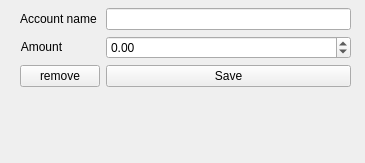
<?xml version="1.0" encoding="UTF-8"?>
<ui version="4.0">
 <class>Form</class>
 <widget class="QWidget" name="Form">
  <property name="geometry">
   <rect>
    <x>0</x>
    <y>0</y>
    <width>365</width>
    <height>163</height>
   </rect>
  </property>
  <property name="windowTitle">
   <string>Form</string>
  </property>
  <widget class="QWidget" name="formLayoutWidget">
   <property name="geometry">
    <rect>
     <x>20</x>
     <y>8</y>
     <width>331</width>
     <height>141</height>
    </rect>
   </property>
   <layout class="QFormLayout" name="formLayout">
    <item row="0" column="0">
     <widget class="QLabel" name="account_label">
      <property name="text">
       <string>Account name</string>
      </property>
     </widget>
    </item>
    <item row="0" column="1">
     <widget class="QLineEdit" name="accoun_name_lineEdit"/>
    </item>
    <item row="1" column="0">
     <widget class="QLabel" name="amount_label">
      <property name="text">
       <string>Amount</string>
      </property>
      <property name="textFormat">
       <enum>Qt::RichText</enum>
      </property>
      <property name="alignment">
       <set>Qt::AlignCenter</set>
      </property>
     </widget>
    </item>
    <item row="1" column="1">
     <widget class="QDoubleSpinBox" name="doubleSpinBox">
      <property name="minimum">
       <double>-100000000000000000000.000000000000000</double>
      </property>
      <property name="maximum">
       <double>1000000000000000000.000000000000000</double>
      </property>
     </widget>
    </item>
    <item row="2" column="0">
     <widget class="QPushButton" name="remove">
      <property name="text">
       <string>remove</string>
      </property>
     </widget>
    </item>
    <item row="2" column="1">
     <widget class="QPushButton" name="save_button">
      <property name="text">
       <string>Save</string>
      </property>
     </widget>
    </item>
   </layout>
  </widget>
 </widget>
 <resources/>
 <connections/>
</ui>
